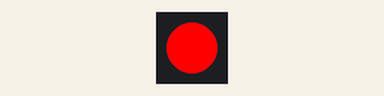
Recording of a sketch running on a simulated ESP32. Parts: 1 RGB LEDs in strip order, left to right. What the sketch prints to the serial monitor is not drawn.

Above: at 0.5 s.
At 3.5 s:
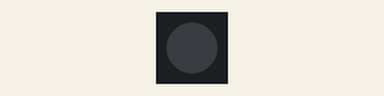
Timing chart, 0 to 4.6 s (numbered marks = the images above):
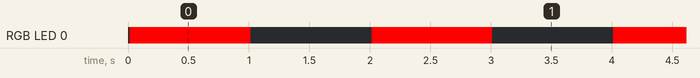

Measured:
- by itself, RGB LED 0: alternates RGB(255, 0, 0) for 1.0 s and off for 1.0 s

The sketch:

sketches.ino
```cpp
#include <WiFi.h>
#include <ArduinoOTA.h>
#include <FastLED.h>
#define LED_PIN 15
#define NUM_LEDS 1
CRGB leds[NUM_LEDS];

// AP Credentials
const char *ssid = "106-69";     // Access Point SSID
const char *password = "12345678"; // AP Password (min 8 characters)

// Static IP configuration
IPAddress local_IP(192, 168, 96, 1);
IPAddress gateway(192, 168, 96, 1);
IPAddress subnet(255, 255, 255, 0);

void rgb_led(int r, int g, int b)
{
  leds[0] = CRGB(r, g, b);
  FastLED.show();
}

void rgb_setup()
{
  FastLED.addLeds<NEOPIXEL, LED_PIN>(leds, NUM_LEDS);
  FastLED.clear();
  FastLED.show();
  delay(10);
}

void setup() {
    Serial.begin(115200);

    rgb_setup();
    // Configure static IP for AP
    WiFi.softAPConfig(local_IP, gateway, subnet);

    // Start ESP32 as an Access Point
    WiFi.softAP(ssid, password);
    Serial.println("Access Point Started");
    Serial.print("IP Address: ");
    Serial.println(WiFi.softAPIP()); // Should print 192.168.106.69

    // Setup OTA
    ArduinoOTA.onStart([]() {
        Serial.println("OTA Update Started...");
    });

    ArduinoOTA.onEnd([]() {
        Serial.println("\nOTA Update Complete!");
    });

    ArduinoOTA.onProgress([](unsigned int progress, unsigned int total) {
        Serial.printf("Progress: %u%%\r", (progress * 100) / total);
    });

    ArduinoOTA.onError([](ota_error_t error) {
        Serial.printf("Error [%u]: ", error);
        if (error == OTA_AUTH_ERROR) Serial.println("Auth Failed");
        else if (error == OTA_BEGIN_ERROR) Serial.println("Begin Failed");
        else if (error == OTA_CONNECT_ERROR) Serial.println("Connect Failed");
        else if (error == OTA_RECEIVE_ERROR) Serial.println("Receive Failed");
        else if (error == OTA_END_ERROR) Serial.println("End Failed");
    });

    ArduinoOTA.begin();
    Serial.println("OTA Ready");

}

void loop() {
    ArduinoOTA.handle(); // Check for OTA updates
    rgb_led(255, 0, 0);
    delay(1000);
    rgb_led(0, 0, 0);
    delay(1000);
}
```
